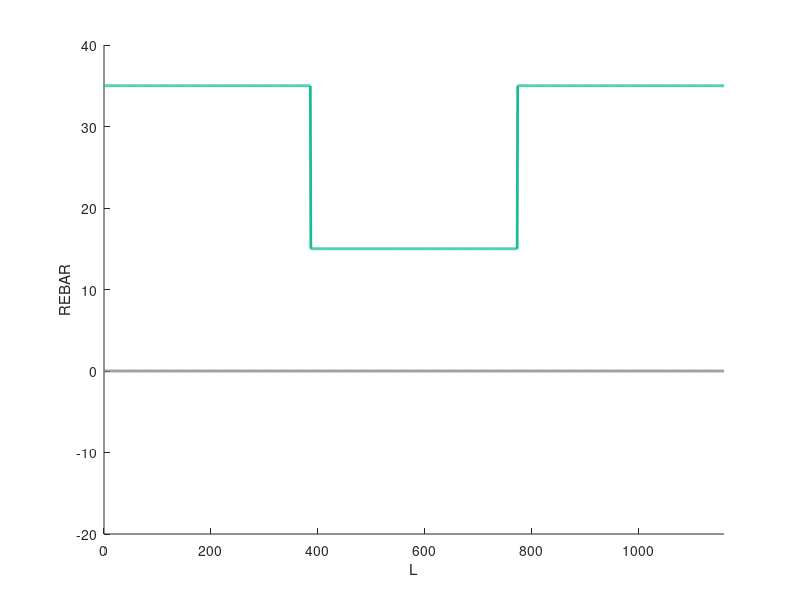
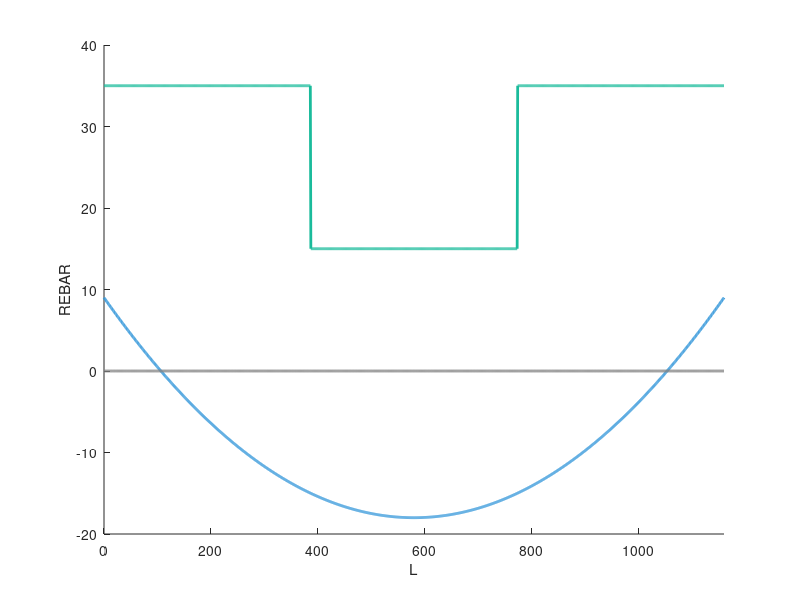
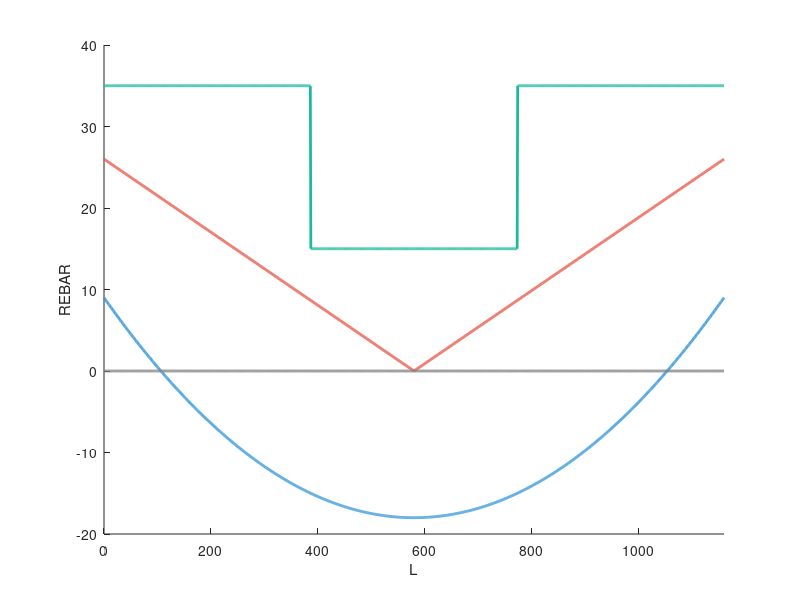
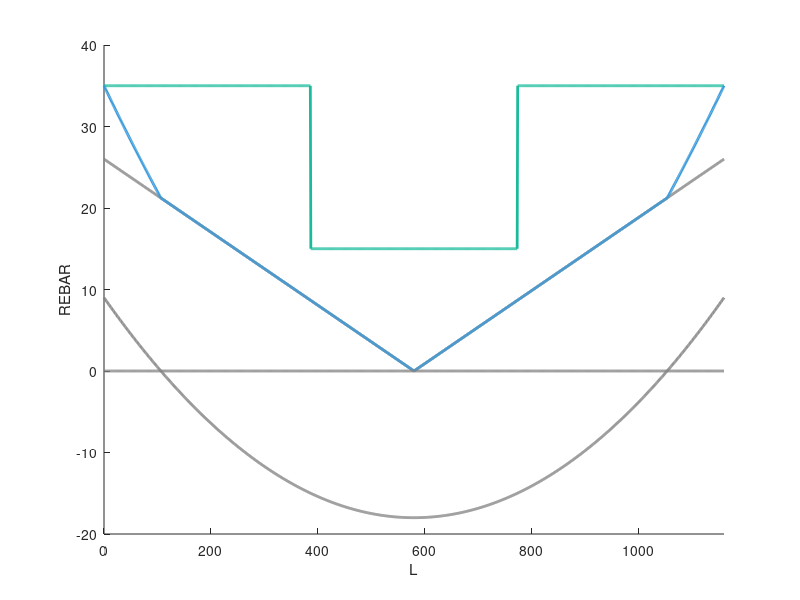

Source code (MATLAB) for these figures, in order:
clc; clear; close all;

green = [26 188 156] / 256;
blue = [52 152 219] / 256;
red = [233 88 73] / 256;
orange = [230 126 34] / 256;
gray = [0.5 0.5 0.5];
background = [247 247 247] / 256;

% totalArea = [35 15 35];

interval = 1200;

zeroLine = zeros(1, interval);

beamLength = 1160;

x = linspace(0, beamLength, interval);

initialRebar = [35 * ones(1, interval / 3), 15 * ones(1, interval / 3), 35 * ones(1, interval / 3)];

gravityLoad = 4 * 27 * (x / beamLength - 0.5) .^ 2 - 18;

lateralForce = max([26 - 2 * 26 * x / beamLength; -26 + 2 * 26 * x / beamLength]);

linearAdd = gravityLoad .* (gravityLoad > 0) + lateralForce;


multiRebarLd = [7 7 7 7 7 7 7 7 7 7 7 7 7 7 7 7 7 7 7 7 7 7 7 7 7 7 7 7 7 7 7 7 7 7 7 7 7 7 7 7 7 7 7 7 7 7 7 7 7 7 7 7 7 7 7 7 7 7 7 7 7 7 7 7 7 7 7 7 7 7 7 7 7 7 7 7 7 7 7 7 7 7 7 7 7 7 7 7 7 7 7 7 7 7 7 7 7 7 7 7 7 7 7 7 7 7 7 7 7 7 7 7 7 7 7 7 7 7 7 7 7 7 7 7 7 7 7 7 7 7 7 7 7 7 7 7 7 7 7 7 7 7 7 7 7 7 7 7 7 7 7 7 7 7 7 7 7 7 7 7 7 7 7 7 7 6 6 6 6 6 6 6 6 6 6 6 6 6 6 6 6 6 6 6 5 5 5 5 5 5 5 5 5 5 5 5 5 5 5 5 5 5 5 5 5 5 5 5 5 5 5 5 5 5 5 5 5 5 5 5 5 5 5 5 5 5 5 5 5 5 5 5 5 5 5 5 5 5 5 5 4 4 4 4 4 4 4 4 4 4 4 4 4 4 4 4 4 4 4 4 4 4 4 4 4 4 4 4 4 4 4 4 4 4 4 4 4 4 4 4 4 4 4 4 4 4 4 4 4 4 4 4 4 4 4 4 4 4 4 4 4 4 4 4 4 4 4 4 4 4 4 4 4 4 4 4 4 4 4 4 4 4 4 4 4 4 4 4 4 4 4 4 4 4 4 4 4 4 4 4 4 4 4 4 4 4 4 4 4 4 4 4 4 4 3 3 3 3 3 3 3 3 3 3 3 3 3 3 3 3 3 3 3 3 3 3 3 3 3 3 3 3 3 3 3 3 3 3 3 3 3 3 3 3 3 3 3 3 3 3 3 3 3 3 3 3 3 3 3 3 3 3 3 3 3 3 3 3 3 3 3 3 3 3 3 3 3 3 3 3 3 3 3 3 3 3 3 3 3 3 3 3 3 3 3 3 3 3 3 3 3 3 3 3 3 3 3 3 3 3 3 3 3 3 3 3 3 3 2 2 2 2 2 2 2 2 2 2 2 2 2 2 2 2 2 2 2 2 2 2 2 2 2 2 2 2 2 2 2 2 2 2 2 2 2 2 2 2 2 2 2 2 2 2 2 2 2 2 2 2 2 2 2 2 2 2 2 2 2 2 2 2 2 2 2 2 2 2 2 2 2 2 2 2 2 2 2 2 2 2 2 2 2 2 2 2 2 2 2 2 2 2 2 2 2 2 2 2 2 2 2 2 2 2 2 2 2 2 2 2 2 2 2 2 2 2 2 2 2 2 2 2 2 2 2 2 2 2 2 2 2 2 2 2 2 2 2 2 2 2 2 2 2 2 2 2 2 2 2 2 2 2 2 2 2 2 2 2 2 2 2 2 2 2 2 2 2 2 2 2 2 2 2 2 2 2 2 2 2 2 2 2 2 2 2 2 2 2 2 2 2 2 2 2 2 2 2 2 2 2 2 2 2 2 2 2 2 2 2 2 2 2 2 2 2 2 2 2 2 2 2 2 2 2 2 2 2 2 2 2 2 2 2 2 2 2 2 2 2 2 2 2 2 2 2 2 2 2 2 2 2 2 2 2 2 2 2 2 2 2 2 2 3 3 3 3 3 3 3 3 3 3 3 3 3 3 3 3 3 3 3 3 3 3 3 3 3 3 3 3 3 3 3 3 3 3 3 3 3 3 3 3 3 3 3 3 3 3 3 3 3 3 3 3 3 3 3 3 3 3 3 3 3 3 3 3 3 3 3 3 3 3 3 3 3 3 3 3 3 3 3 3 3 3 3 3 3 3 3 3 3 3 3 3 3 3 3 3 3 3 3 3 3 3 3 3 3 3 3 3 3 3 3 3 3 3 4 4 4 4 4 4 4 4 4 4 4 4 4 4 4 4 4 4 4 4 4 4 4 4 4 4 4 4 4 4 4 4 4 4 4 4 4 4 4 4 4 4 4 4 4 4 4 4 4 4 4 4 4 4 4 4 4 4 4 4 4 4 4 4 4 4 4 4 4 4 4 4 4 4 4 4 4 4 4 4 4 4 4 4 4 4 4 4 4 4 4 4 4 4 4 4 4 4 4 4 4 4 4 4 4 4 4 4 4 4 4 4 4 4 5 5 5 5 5 5 5 5 5 5 5 5 5 5 5 5 5 5 5 5 5 5 5 5 5 5 5 5 5 5 5 5 5 5 5 5 5 5 5 5 5 5 5 5 5 5 5 5 5 5 5 5 5 5 5 5 6 6 6 6 6 6 6 6 6 6 6 6 6 6 6 6 6 6 6 7 7 7 7 7 7 7 7 7 7 7 7 7 7 7 7 7 7 7 7 7 7 7 7 7 7 7 7 7 7 7 7 7 7 7 7 7 7 7 7 7 7 7 7 7 7 7 7 7 7 7 7 7 7 7 7 7 7 7 7 7 7 7 7 7 7 7 7 7 7 7 7 7 7 7 7 7 7 7 7 7 7 7 7 7 7 7 7 7 7 7 7 7 7 7 7 7 7 7 7 7 7 7 7 7 7 7 7 7 7 7 7 7 7 7 7 7 7 7 7 7 7 7 7 7 7 7 7 7 7 7 7 7 7 7 7 7 7 7 7 7 7 7 7 7 7 7 7 7 7 7 7 7 7 7 7 7 7 7 7 7 7 7 7 7];

threeRebar = [7 7 7 7 7 7 7 7 7 7 7 7 7 7 7 7 7 7 7 7 7 7 7 7 7 7 7 7 7 7 7 7 7 7 7 7 7 7 7 7 7 7 7 7 7 7 7 7 7 7 7 7 7 7 7 7 7 7 7 7 7 7 7 7 7 7 7 7 7 7 7 7 7 7 7 7 7 7 7 7 7 7 7 7 7 7 7 7 7 7 7 7 7 7 7 7 7 7 7 7 7 7 7 7 7 7 7 7 7 7 7 7 7 7 7 7 7 7 7 7 7 7 7 7 7 7 7 7 7 7 7 7 7 7 7 7 7 7 7 7 7 7 7 7 7 7 7 7 7 7 7 7 7 7 7 7 7 7 7 7 7 7 7 7 7 7 7 7 7 7 7 7 7 7 7 7 7 7 7 7 7 7 7 7 7 7 7 7 7 7 7 7 7 7 7 7 7 7 7 7 7 7 7 7 7 7 7 7 7 7 7 7 7 7 7 7 7 7 7 7 7 7 7 7 7 7 7 7 7 7 7 7 7 7 7 7 7 7 7 7 4 4 4 4 4 4 4 4 4 4 4 4 4 4 4 4 4 4 4 4 4 4 4 4 4 4 4 4 4 4 4 4 4 4 4 4 4 4 4 4 4 4 4 4 4 4 4 4 4 4 4 4 4 4 4 4 4 4 4 4 4 4 4 4 4 4 4 4 4 4 4 4 4 4 4 4 4 4 4 4 4 4 4 4 4 4 4 4 4 4 4 4 4 4 4 4 4 4 4 4 4 4 4 4 4 4 4 4 4 4 4 4 4 4 4 4 4 4 4 4 4 4 4 4 4 4 4 4 4 4 4 4 4 4 4 4 4 4 4 4 4 4 4 4 4 4 4 4 4 4 4 4 4 4 4 4 4 4 4 4 4 4 4 4 4 4 4 4 4 4 4 4 4 4 4 4 4 4 4 4 4 4 4 4 4 4 4 4 4 4 4 4 4 4 4 4 4 4 4 4 4 4 4 4 4 4 4 4 4 4 4 4 4 4 4 4 4 4 4 4 4 4 4 4 4 4 4 4 4 4 4 4 4 4 4 4 4 4 4 4 4 4 4 4 4 4 4 4 4 4 4 4 4 4 4 4 4 4 4 4 4 4 4 4 4 4 4 4 4 4 4 4 4 4 4 4 4 4 4 4 4 4 4 4 4 4 4 4 4 4 4 4 4 4 4 4 4 4 4 4 4 4 4 4 4 4 4 4 4 4 4 4 4 4 4 4 4 4 4 4 4 4 4 4 4 4 4 4 4 4 4 4 4 4 4 4 4 4 4 4 4 4 4 4 4 4 4 4 4 4 4 4 4 4 4 4 4 4 4 4 4 4 4 4 4 4 4 4 4 4 4 4 4 4 4 4 4 4 4 4 4 4 4 4 4 4 4 4 4 4 4 4 4 4 4 4 4 4 4 4 4 4 4 4 4 4 4 4 4 4 4 4 4 4 4 4 4 4 4 4 4 4 4 4 4 4 4 4 4 4 4 4 4 4 4 4 4 4 4 4 4 4 4 4 4 4 4 4 4 4 4 4 4 4 4 4 4 4 4 4 4 4 4 4 4 4 4 4 4 4 4 4 4 4 4 4 4 4 4 4 4 4 4 4 4 4 4 4 4 4 4 4 4 4 4 4 4 4 4 4 4 4 4 4 4 4 4 4 4 4 4 4 4 4 4 4 4 4 4 4 4 4 4 4 4 4 4 4 4 4 4 4 4 4 4 4 4 4 4 4 4 4 4 4 4 4 4 4 4 4 4 4 4 4 4 4 4 4 4 4 4 4 4 4 4 4 4 4 4 4 4 4 4 4 4 4 4 4 4 4 4 4 4 4 4 4 4 4 4 4 4 4 4 4 4 4 4 4 4 4 4 4 4 4 4 4 4 4 4 4 4 4 4 4 4 4 4 4 4 4 4 4 4 4 4 4 4 4 4 4 4 4 4 4 4 4 4 4 4 4 4 4 4 4 4 4 4 4 4 4 4 4 4 4 4 4 4 4 4 4 4 4 4 4 4 4 4 4 4 4 4 4 4 4 4 4 4 4 4 4 4 4 4 4 4 4 4 4 4 4 4 4 4 4 4 4 4 4 4 4 4 4 4 4 4 4 4 4 4 4 4 4 4 4 4 4 4 4 4 4 7 7 7 7 7 7 7 7 7 7 7 7 7 7 7 7 7 7 7 7 7 7 7 7 7 7 7 7 7 7 7 7 7 7 7 7 7 7 7 7 7 7 7 7 7 7 7 7 7 7 7 7 7 7 7 7 7 7 7 7 7 7 7 7 7 7 7 7 7 7 7 7 7 7 7 7 7 7 7 7 7 7 7 7 7 7 7 7 7 7 7 7 7 7 7 7 7 7 7 7 7 7 7 7 7 7 7 7 7 7 7 7 7 7 7 7 7 7 7 7 7 7 7 7 7 7 7 7 7 7 7 7 7 7 7 7 7 7 7 7 7 7 7 7 7 7 7 7 7 7 7 7 7 7 7 7 7 7 7 7 7 7 7 7 7 7 7 7 7 7 7 7 7 7 7 7 7 7 7 7 7 7 7 7 7 7 7 7 7 7 7 7 7 7 7 7 7 7 7 7 7 7 7 7 7 7 7 7 7 7 7 7 7 7 7 7 7 7 7 7 7 7 7 7 7 7 7 7 7 7 7 7 7 7 7 7 7 7 7 7];



% 1
figure;
hold on;
plot(x, initialRebar, 'Color', green, 'LineWidth', 2);
plot(x, zeroLine, 'Color', gray, 'LineWidth', 2);
title('');
xlabel('L');
ylabel('REBAR');
axis([0 beamLength -20 40]);

% 2
figure;
hold on;
plot(x, initialRebar, 'Color', green, 'LineWidth', 2);
plot(x, gravityLoad, 'Color', blue, 'LineWidth', 2);
plot(x, zeroLine, 'Color', gray, 'LineWidth', 2);
title('');
xlabel('L');
ylabel('REBAR');
axis([0 beamLength -20 40]);

% 3
figure;
hold on;
plot(x, initialRebar, 'Color', green, 'LineWidth', 2);
plot(x, gravityLoad, 'Color', blue, 'LineWidth', 2);
plot(x, lateralForce, 'Color', red, 'LineWidth', 2);
plot(x, zeroLine, 'Color', gray, 'LineWidth', 2);
title('');
xlabel('L');
ylabel('REBAR');
axis([0 beamLength -20 40]);

% 4
figure;
hold on;
plot(x, initialRebar, 'Color', green, 'LineWidth', 2);
plot(x, gravityLoad, 'Color', gray, 'LineWidth', 2);
plot(x, lateralForce, 'Color', gray, 'LineWidth', 2);
plot(x, linearAdd, 'Color', blue, 'LineWidth', 2);
plot(x, zeroLine, 'Color', gray, 'LineWidth', 2);
title('');
xlabel('L');
ylabel('REBAR');
axis([0 beamLength -20 40]);

% 5
figure;
hold on;
plot(x, initialRebar / 5, 'Color', green, 'LineWidth', 2);
plot(x, linearAdd / 5, 'Color', gray, 'LineWidth', 2);
plot(x, max(ceil(linearAdd / 5), 2), 'Color', blue, 'LineWidth', 2);
plot(x, zeroLine, 'Color', gray, 'LineWidth', 2);
title('');
xlabel('L');
ylabel('REBAR NUMBER');
axis([0 beamLength -4 8]);

% 6
figure;
hold on;
plot(x, initialRebar / 5, 'Color', green, 'LineWidth', 2);
plot(x, linearAdd / 5, 'Color', gray, 'LineWidth', 2);
plot(x, max(ceil(linearAdd / 5), 2), 'Color', blue, 'LineWidth', 2);
plot(x, multiRebarLd, 'Color', red, 'LineWidth', 2);
plot(x, zeroLine, 'Color', gray, 'LineWidth', 2);
title('');
xlabel('L');
ylabel('REBAR NUMBER');
axis([0 beamLength -4 8]);

% 7
figure;
hold on;
plot([beamLength beamLength] * 0.15, [-10 10], 'Color', gray, 'LineWidth', 2, 'LineStyle', '--');
plot([beamLength beamLength] * 0.4, [-10 10], 'Color', gray, 'LineWidth', 2, 'LineStyle', '--');
plot([beamLength beamLength] * 0.85, [-10 10], 'Color', gray, 'LineWidth', 2, 'LineStyle', '--');
plot([beamLength beamLength] * 0.6, [-10 10], 'Color', gray, 'LineWidth', 2, 'LineStyle', '--');
plot(x, initialRebar / 5, 'Color', green, 'LineWidth', 2);
plot(x, multiRebarLd, 'Color', gray, 'LineWidth', 2);
plot(x, threeRebar, 'Color', blue, 'LineWidth', 2);
plot(x, zeroLine, 'Color', gray, 'LineWidth', 2);
title('');
xlabel('L');
ylabel('REBAR NUMBER');
axis([0 beamLength -4 8]);

